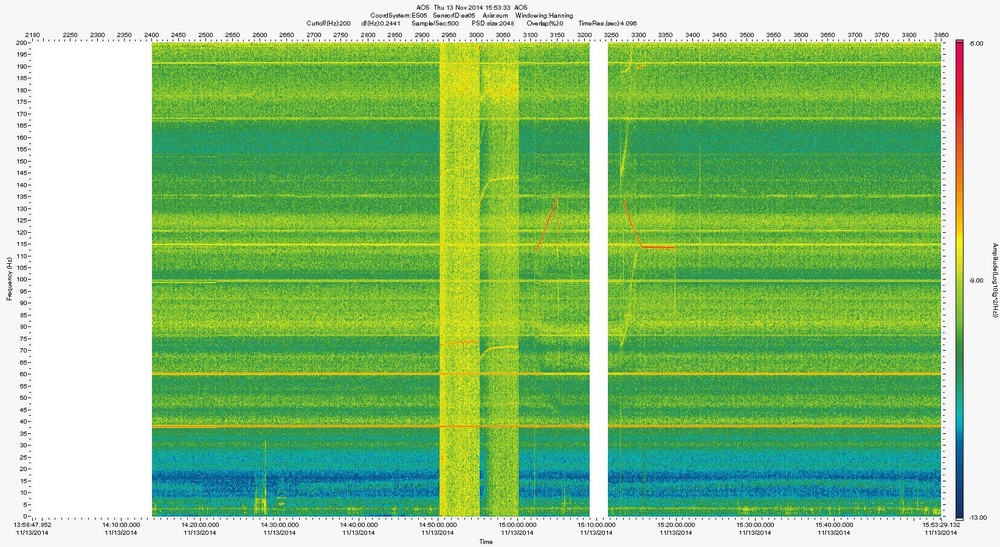
#> input picture ugaudio/examples/2014_11_13_16_00_es05.jpg, 1000 x 547 px, shrunk from 1645 x 900 before the run, given in place of unnamed.png, which was not available
$ python floodfill_example.py 5 100
#> lines starting #> are read from the running program, lines starting #| are printed output that depends on the picture
#!/usr/bin/env python

"""
 PIL.ImageDraw.floodfill(image, xy, value, border=None, thresh=0)

    Warning

    This method is experimental.

    Fills a bounded region with a given color.
    Parameters:

        image - Target image.
        xy - Seed position (a 2-item coordinate tuple).
        value - Fill color.
        border - Optional border value. If given, the region consists of pixels with a color different from the border color. If not given, the region consists of pixels having the same color as the seed pixel.
        thresh - Optional threshold value which specifies a maximum tolerable difference of a pixel value from the background in order for it to be replaced. Useful for filling regions of non- homogeneous, but similar, colors.
"""

import sys
from PIL import Image, ImageDraw

v = int(sys.argv[1])
thresh = int(sys.argv[2])
xy = (100, 100)
value = (v, v, v)

im = Image.open("/home/pims/Downloads/unnamed.png")
#> im is the input picture: PIL image 1000x547 RGB; mean R, G, B 141.4, 195.1, 126.5
ImageDraw.floodfill(im, xy, value, border=None, thresh=thresh)
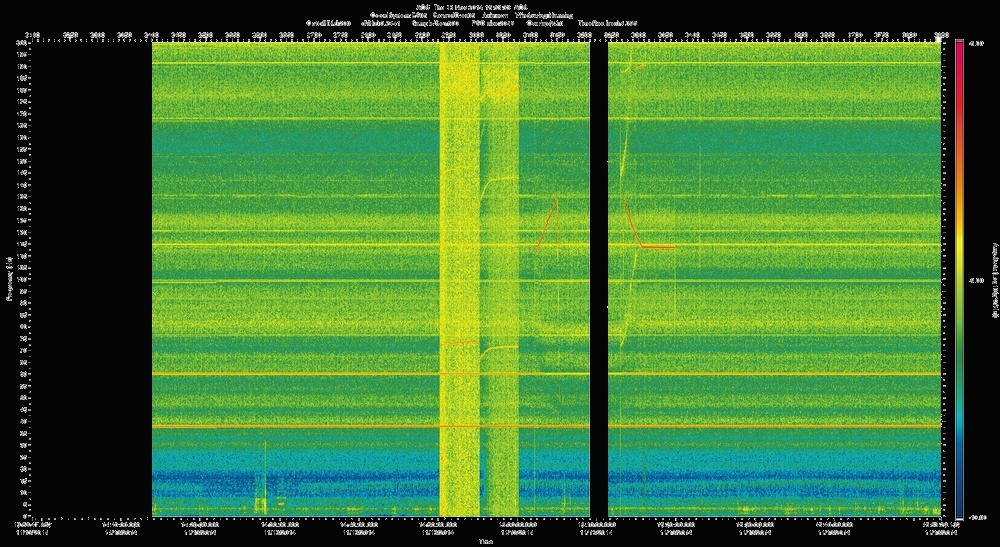
#> im: PIL image 1000x547 RGB; mean R, G, B 67.7, 121.3, 52.9

# write to stdout
im.save(sys.stdout, "PNG")

$ run again, on ugaudio/examples/2014_12_06_13_30_es03_3d_printing.jpg
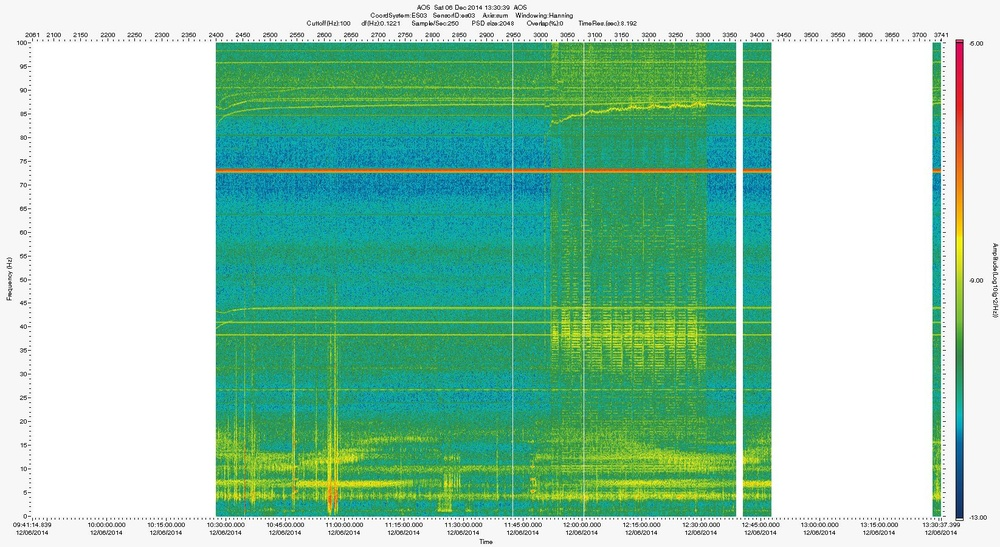
#> input picture ugaudio/examples/2014_12_06_13_30_es03_3d_printing.jpg, 1000 x 547 px, shrunk from 1645 x 900 before the run, given in place of unnamed.png, which was not available
#> im is the input picture: PIL image 1000x547 RGB; mean R, G, B 151.7, 204.4, 178.3
#> `ImageDraw.floodfill(im, xy, value, border=None, thresh=thresh)`:
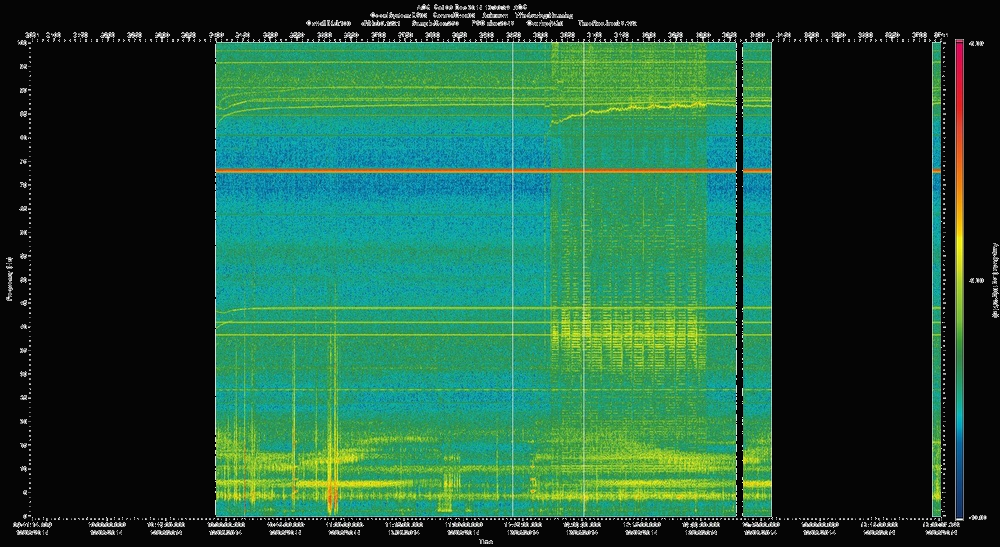
#> im: PIL image 1000x547 RGB; mean R, G, B 32.7, 85.1, 59.2
